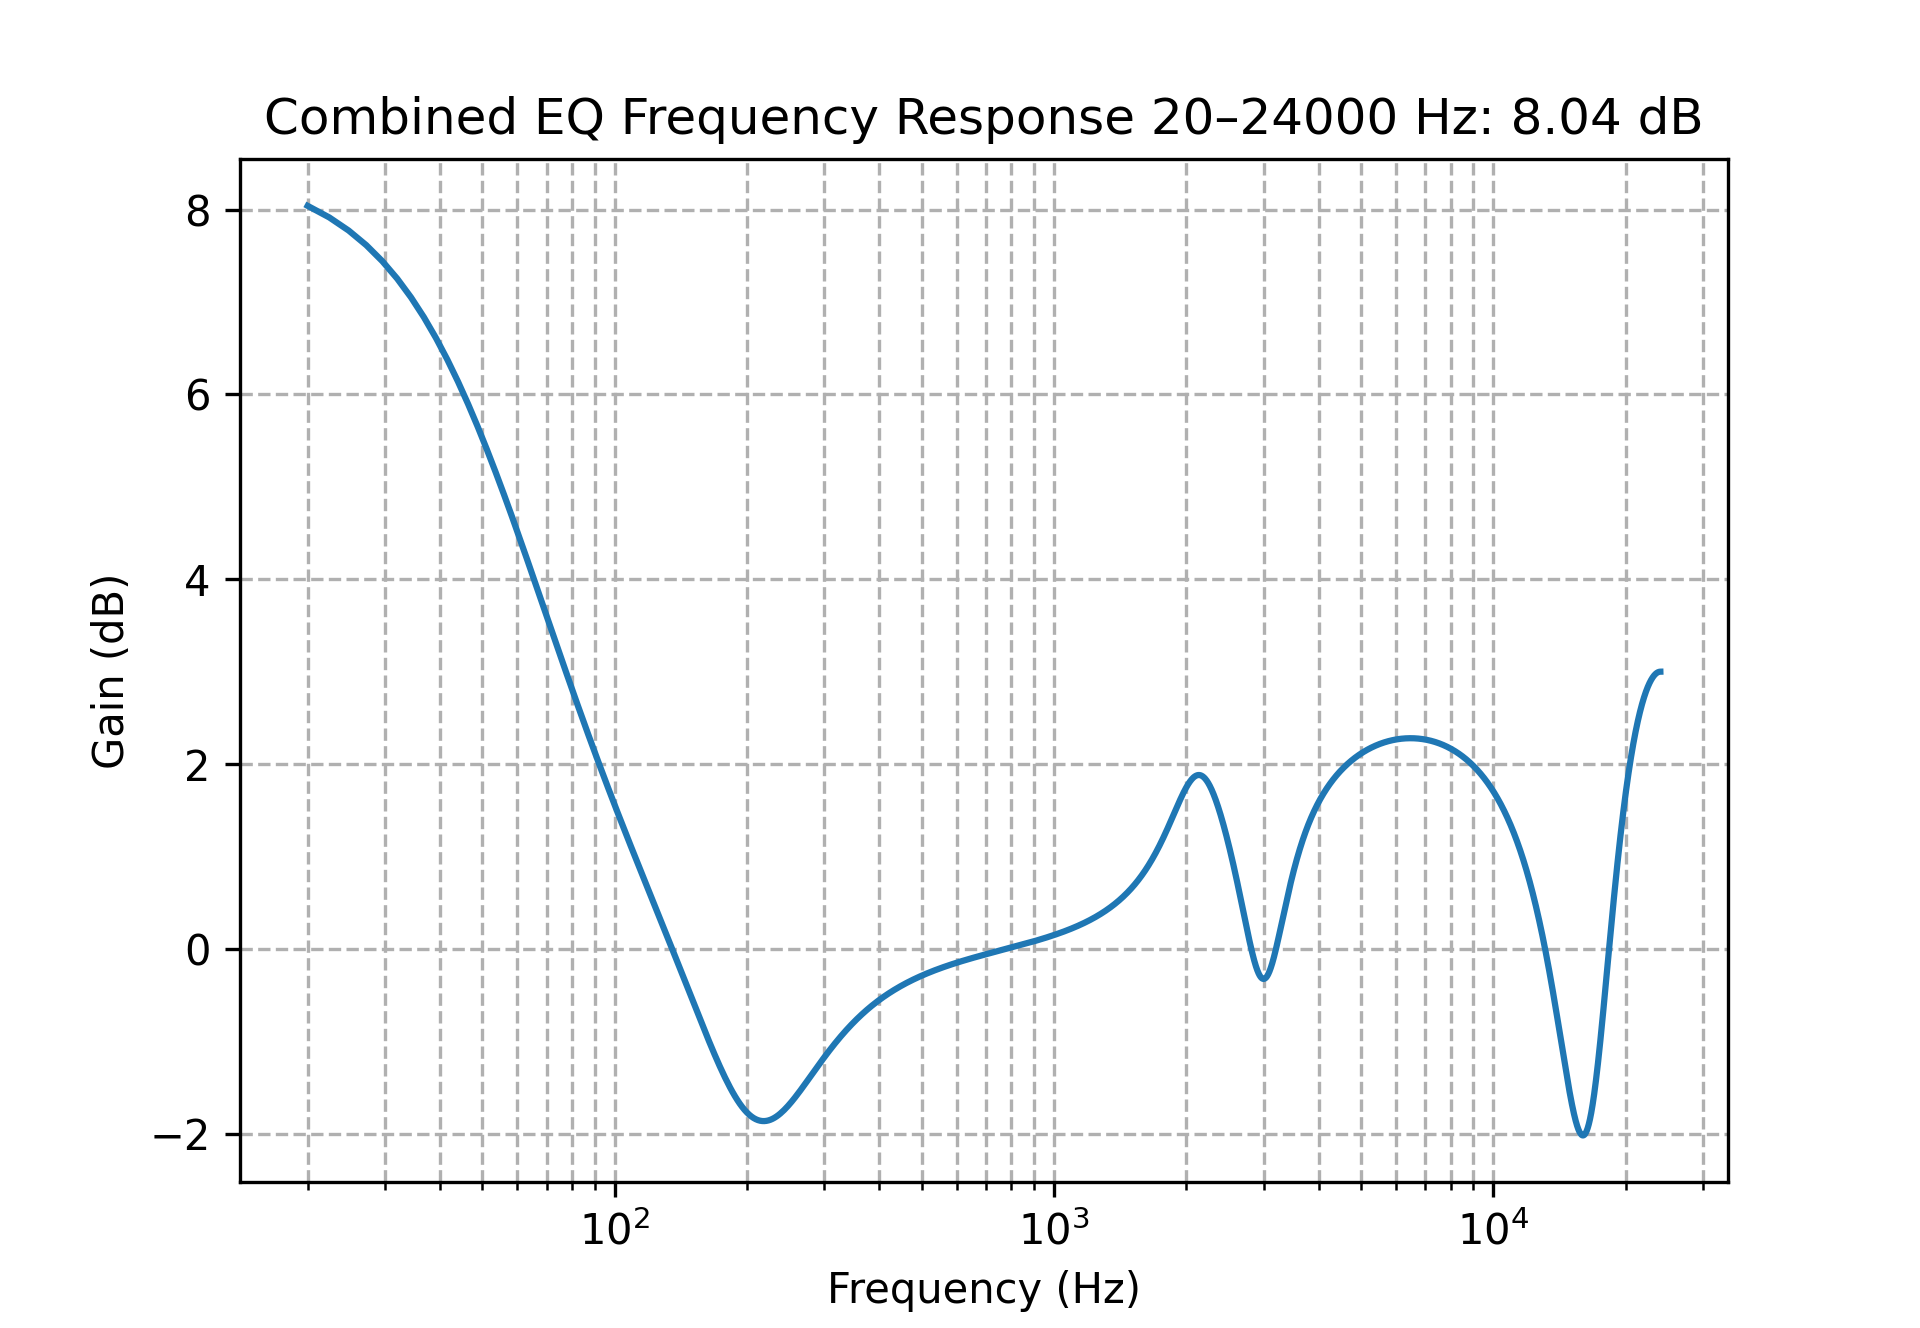

Here is the Python script that generated this plot:
import numpy as np
from scipy import signal
import matplotlib.pyplot as plt

def peaking_eq(fc, Q, gain_db, fs):
    A = 10**(gain_db/40.0)
    w0 = 2 * np.pi * fc / fs
    alpha = np.sin(w0)/(2*Q)

    b0 = 1 + alpha*A
    b1 = -2*np.cos(w0)
    b2 = 1 - alpha*A
    a0 = 1 + alpha/A
    a1 = -2*np.cos(w0)
    a2 = 1 - alpha/A

    b = [b0/a0, b1/a0, b2/a0]
    a = [1, a1/a0, a2/a0]
    return b, a

def low_shelf_eq(fc, Q, gain_db, fs):
    # Q here serves as shelf slope parameter (S). For simplicity, use Q=1 for standard slope.
    A = 10**(gain_db/40.0)
    w0 = 2 * np.pi * fc / fs
    sn = np.sin(w0)
    cs = np.cos(w0)
    # Using Q as slope parameter with assumption Q=1 for standard behavior
    alpha = sn/2 * np.sqrt((A + 1/A)*(1/Q - 1) + 2)
    beta = 2*np.sqrt(A)*alpha

    b0 =    A*((A+1) - (A-1)*cs + beta)
    b1 =  2*A*((A-1) - (A+1)*cs)
    b2 =    A*((A+1) - (A-1)*cs - beta)
    a0 =        (A+1) + (A-1)*cs + beta
    a1 =   -2*((A-1) + (A+1)*cs)
    a2 =        (A+1) + (A-1)*cs - beta

    b = [b0/a0, b1/a0, b2/a0]
    a = [1, a1/a0, a2/a0]
    return b, a

def high_shelf_eq(fc, Q, gain_db, fs):
    # Q serves as shelf slope parameter (S). For simplicity, use Q=1 for standard slope.
    A = 10**(gain_db/40.0)
    w0 = 2 * np.pi * fc / fs
    sn = np.sin(w0)
    cs = np.cos(w0)
    alpha = sn/2 * np.sqrt((A + 1/A)*(1/Q - 1) + 2)
    beta = 2*np.sqrt(A)*alpha

    b0 =    A*((A+1) + (A-1)*cs + beta)
    b1 = -2*A*((A-1) + (A+1)*cs)
    b2 =    A*((A+1) + (A-1)*cs - beta)
    a0 =        (A+1) - (A-1)*cs + beta
    a1 =    2*((A-1) - (A+1)*cs)
    a2 =        (A+1) - (A-1)*cs - beta

    b = [b0/a0, b1/a0, b2/a0]
    a = [1, a1/a0, a2/a0]
    return b, a

fs = 48000 # sample rate
freqstart = 20
freqend = fs//2
freqs = np.linspace(freqstart, freqend, 10000)
w = 2 * np.pi * freqs / fs

# Define bands as tuples: (type, fc, Q, gain_db)
bands = [
    ('low_shelf', 65, 0.7, 8.5),
    ('peaking', 210, 1.1, -2.3),
    ('peaking', 2150, 2.2, 1.5),
    ('peaking', 3000, 3.0, -2.2),
    ('peaking', 16000, 1.0, -5.0),
    ('high_shelf', 3000, 0.7, 3.0)
]

H_total = np.ones_like(w, dtype=complex)

for ftype, fc, Q, gain_db in bands:
    if ftype == 'peaking':
        b, a = peaking_eq(fc, Q, gain_db, fs)
    elif ftype == 'low_shelf':
        b, a = low_shelf_eq(fc, Q, gain_db, fs)
    elif ftype == 'high_shelf':
        b, a = high_shelf_eq(fc, Q, gain_db, fs)
    else:
        continue

    _, h = signal.freqz(b, a, worN=w)
    H_total *= h

G_total_db = 20 * np.log10(np.abs(H_total))
combined_db = f"{np.max(G_total_db):.2f}"
result = f'Combined EQ Frequency Response {freqstart}–{freqend} Hz: {combined_db} dB'
print(result)

plt.rcParams.update({'font.size': 10})
plt.rcParams['figure.dpi'] = 300

plt.semilogx(freqs, G_total_db)
plt.title(result)
plt.xlabel('Frequency (Hz)')
plt.ylabel('Gain (dB)')
plt.grid(True, which='both', ls='--')
plt.show()
